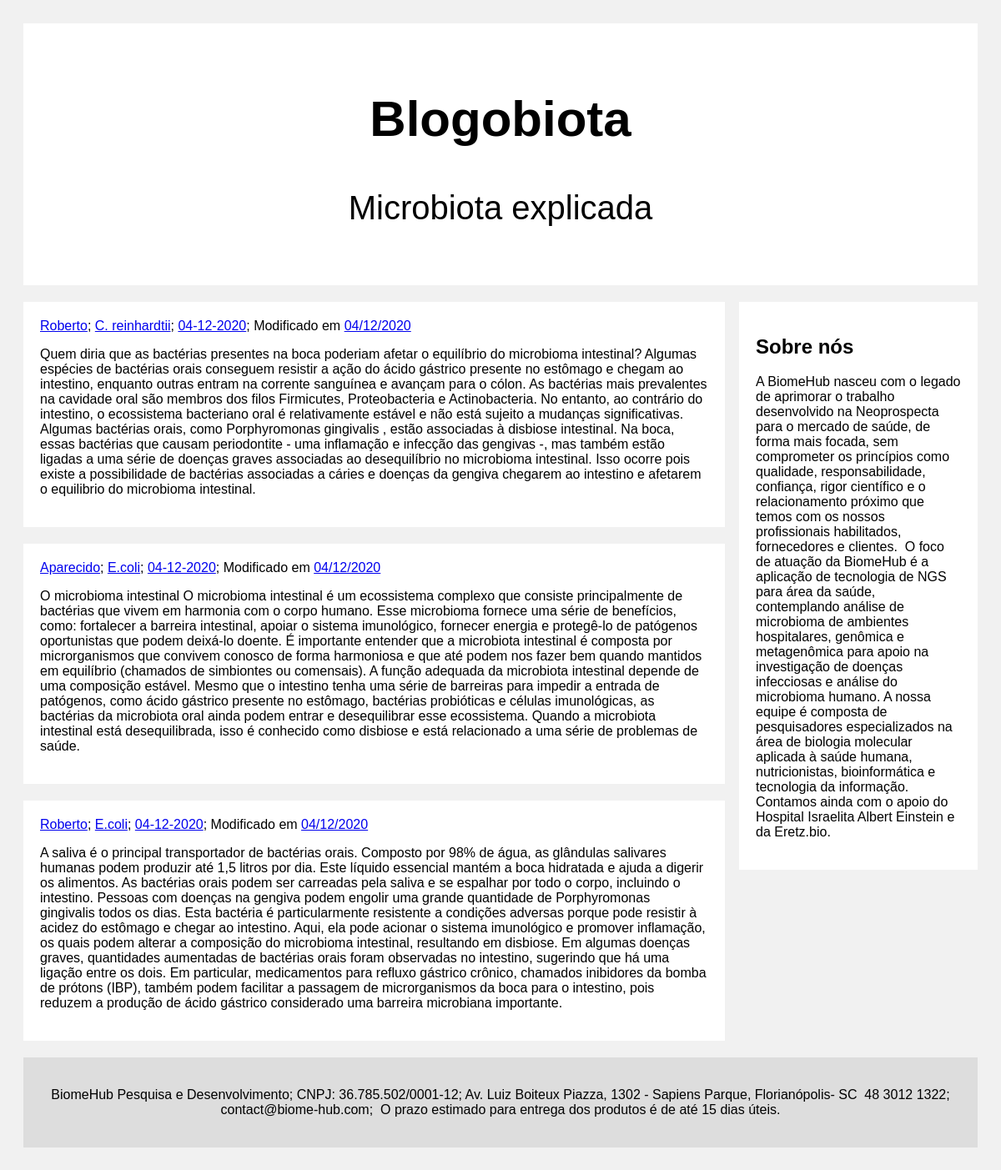
The page /bioblog/pub_date/2020-12-04 on the database its author committed.
### bioblog/models.py (models this page shows)
class post(models.Model):
    post_text = models.CharField(max_length=2000)
    author = models.CharField(max_length=30)
    organism = models.CharField(max_length=30)
    pub_date = models.DateTimeField()
    modified_at = models.DateTimeField(auto_now=True)

class about(models.Model):
    about_text = models.CharField(max_length=2000)

class contact(models.Model):
    contact_text = models.CharField(max_length=2000)

### bioblog/views.py (the view)
# urls.py: path('<str:post_type>/<str:post_name>', views.details, name='details')
def details(request,  post_type, post_name):
    if post_type == 'author':
        latest_post_list = post.objects.filter(author = post_name)
    elif post_type == 'organism':
        latest_post_list = post.objects.filter(organism = post_name)
    elif post_type == 'pub_date':
        latest_post_list = post.objects.filter(pub_date__contains=post_name)
    elif post_type == 'modified_at':
        latest_post_list = post.objects.filter(modified_at__contains=post_name)
    contact_field = contact.objects.get(id=1).contact_text
    about_field = about.objects.get(id=1).about_text
    context = {'latest_post_list': latest_post_list,
    'contact_field':contact_field,
    'about_field':about_field
    }
    return render(request, 'bioblog/index.html',context)

### bioblog/templates/bioblog/index.html
{% load static %}
<link rel="stylesheet" type="text/css" href="{% static 'bioblog/style.css' %}">
<div class="header">
  <h2>Blogobiota</h2>
  <p>Microbiota explicada</p>
</div>
<div class="row">
  <div class="leftcolumn">
    {% for post in latest_post_list %}
      <div class="card">
        <a href="/bioblog/author/{{post.author}}">{{post.author}}</a>; <a href="/bioblog/organism/{{post.organism}}">{{post.organism}}</a>; <a href="/bioblog/pub_date/{{post.pub_date|date:"Y-m-d"}}">{{post.pub_date|date:"d-m-Y"}}</a>; Modificado em <a href="/bioblog/modified_at/{{post.modified_at|date:"Y-m-d"}}">{{post.modified_at|date:"d/m/Y"}}</a>
        <p>{{post.post_text}}</p>
      </div>
    {% endfor %}
  </div>
  <div class="rightcolumn">
    <div class="card">
      <h2>Sobre nós</h2>
      <p>{{about_field}}</p>
    </div>
  </div>
</div>
<div class="footer">
  <p>{{contact_field}}</p>
</div>

### bioblog/static/bioblog/style.css (style rules this page uses)
.header { padding: 30px; font-size: 40px; text-align: center; background: white; }
.leftcolumn { float: left; width: 73.5%; }
.rightcolumn { float: right; width: 25%; padding-left: 10px; }
.card { background-color: white; padding: 20px; margin-top: 20px; }
.row:after { content: ""; display: table; clear: both; }
.footer { padding: 20px; text-align: center; background: #ddd; margin-top: 20px; }

### rows shown on the page
post: author "Roberto", organism "C. reinhardtii", pub_date "04-12-2020", modified_at "04/12/2020", post_text "Quem diria que as bactérias presentes na boca poderiam afetar o equilíbrio do microbioma intestinal? Algumas espécies de bactérias orais conseguem resistir a ação do ácido gástrico presente no estômago e chegam ao intestino, enquanto outras entram na corrente sanguínea e avançam para o cólon. As bactérias mais prevalentes na cavidade oral são membros dos filos Firmicutes, Proteobacteria e Actinobacteria. No entanto, ao contrário do intestino, o ecossistema bacteriano oral é relativamente estável e não está sujeito a mudanças significativas. Algumas bactérias orais, como Porphyromonas gingivalis , estão associadas à disbiose intestinal. Na boca, essas bactérias que causam periodontite - uma…"
post: author "Aparecido", organism "E.coli", pub_date "04-12-2020", modified_at "04/12/2020", post_text "O microbioma intestinal O microbioma intestinal é um ecossistema complexo que consiste principalmente de bactérias que vivem em harmonia com o corpo humano. Esse microbioma fornece uma série de benefícios, como: fortalecer a barreira intestinal, apoiar o sistema imunológico, fornecer energia e protegê-lo de patógenos oportunistas que podem deixá-lo doente. É importante entender que a microbiota intestinal é composta por microrganismos que convivem conosco de forma harmoniosa e que até podem nos fazer bem quando mantidos em equilíbrio (chamados de simbiontes ou comensais). A função adequada da microbiota intestinal depende de uma composição estável. Mesmo que o intestino tenha uma série de…"
post: author "Roberto", organism "E.coli", pub_date "04-12-2020", modified_at "04/12/2020", post_text "A saliva é o principal transportador de bactérias orais. Composto por 98% de água, as glândulas salivares humanas podem produzir até 1,5 litros por dia. Este líquido essencial mantém a boca hidratada e ajuda a digerir os alimentos. As bactérias orais podem ser carreadas pela saliva e se espalhar por todo o corpo, incluindo o intestino. Pessoas com doenças na gengiva podem engolir uma grande quantidade de Porphyromonas gingivalis todos os dias. Esta bactéria é particularmente resistente a condições adversas porque pode resistir à acidez do estômago e chegar ao intestino. Aqui, ela pode acionar o sistema imunológico e promover inflamação, os quais podem alterar a composição do microbioma…"
about: about_text "A BiomeHub nasceu com o legado de aprimorar o trabalho desenvolvido na Neoprospecta para o mercado de saúde, de forma mais focada, sem comprometer os princípios como qualidade, responsabilidade, confiança, rigor científico e o relacionamento próximo que temos com os nossos profissionais habilitados, fornecedores e clientes. ​ O foco de atuação da BiomeHub é a aplicação de tecnologia de NGS para área da saúde, contemplando análise de microbioma de ambientes hospitalares, genômica e metagenômica para apoio na investigação de doenças infecciosas e análise do microbioma humano. A nossa equipe é composta de pesquisadores especializados na área de biologia molecular aplicada à saúde humana,…"
contact: contact_text "BiomeHub Pesquisa e Desenvolvimento; CNPJ: 36.785.502/0001-12; Av. Luiz Boiteux Piazza, 1302 - Sapiens Parque, Florianópolis- SC ​ 48 3012 1322; contact@biome-hub.com; ​ O prazo estimado para entrega dos produtos é de até 15 dias úteis."
